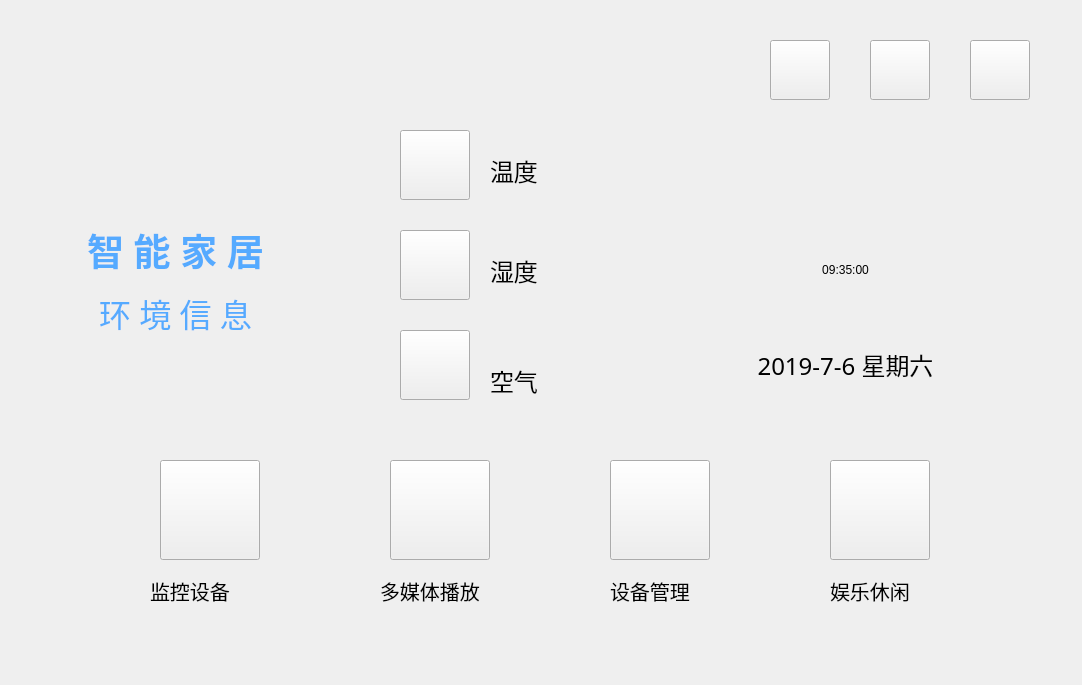
<?xml version="1.0" encoding="UTF-8"?>
<ui version="4.0">
 <class>FunctionWindow</class>
 <widget class="QMainWindow" name="FunctionWindow">
  <property name="geometry">
   <rect>
    <x>0</x>
    <y>0</y>
    <width>1082</width>
    <height>685</height>
   </rect>
  </property>
  <property name="minimumSize">
   <size>
    <width>1082</width>
    <height>685</height>
   </size>
  </property>
  <property name="maximumSize">
   <size>
    <width>1082</width>
    <height>685</height>
   </size>
  </property>
  <property name="windowTitle">
   <string>MainWindow</string>
  </property>
  <widget class="QWidget" name="centralwidget">
   <property name="styleSheet">
    <string notr="true">#centralwidget{
	border-image: url(:/image/function/above-atmosphere-clouds-37728.jpg);
}
</string>
   </property>
   <widget class="QWidget" name="widget_2" native="true">
    <property name="geometry">
     <rect>
      <x>60</x>
      <y>40</y>
      <width>273</width>
      <height>70</height>
     </rect>
    </property>
    <property name="styleSheet">
     <string notr="true">border-image: url(:/image/login/farsight.png);</string>
    </property>
   </widget>
   <widget class="QWidget" name="widget" native="true">
    <property name="geometry">
     <rect>
      <x>0</x>
      <y>190</y>
      <width>341</width>
      <height>181</height>
     </rect>
    </property>
    <property name="styleSheet">
     <string notr="true">#widget{
border-image: url(:/image/login/图片4.png);
}</string>
    </property>
    <widget class="QLabel" name="label_8">
     <property name="geometry">
      <rect>
       <x>20</x>
       <y>10</y>
       <width>311</width>
       <height>161</height>
      </rect>
     </property>
     <property name="font">
      <font>
       <family>微软雅黑</family>
       <pointsize>22</pointsize>
      </font>
     </property>
     <property name="styleSheet">
      <string notr="true">color: rgb(85, 170, 255);</string>
     </property>
     <property name="text">
      <string>&lt;html&gt;&lt;head/&gt;&lt;body&gt;&lt;p align=&quot;center&quot;&gt;&lt;span style=&quot; font-size:28pt; font-weight:600;&quot;&gt;智 能 家 居&lt;/span&gt;&lt;/p&gt;&lt;p align=&quot;center&quot;&gt;&lt;span style=&quot; font-size:24pt;&quot;&gt;环 境 信 息&lt;/span&gt;&lt;/p&gt;&lt;/body&gt;&lt;/html&gt;</string>
     </property>
    </widget>
   </widget>
   <widget class="QPushButton" name="pushButton">
    <property name="geometry">
     <rect>
      <x>400</x>
      <y>130</y>
      <width>70</width>
      <height>70</height>
     </rect>
    </property>
    <property name="cursor">
     <cursorShape>PointingHandCursor</cursorShape>
    </property>
    <property name="styleSheet">
     <string notr="true">border-image: url(:/image/function/wdj.png);</string>
    </property>
    <property name="text">
     <string/>
    </property>
   </widget>
   <widget class="QPushButton" name="pushButton_2">
    <property name="geometry">
     <rect>
      <x>400</x>
      <y>330</y>
      <width>70</width>
      <height>70</height>
     </rect>
    </property>
    <property name="cursor">
     <cursorShape>PointingHandCursor</cursorShape>
    </property>
    <property name="styleSheet">
     <string notr="true">border-image: url(:/image/function/光照度.png);</string>
    </property>
    <property name="text">
     <string/>
    </property>
   </widget>
   <widget class="QPushButton" name="pushButton_3">
    <property name="geometry">
     <rect>
      <x>400</x>
      <y>230</y>
      <width>70</width>
      <height>70</height>
     </rect>
    </property>
    <property name="cursor">
     <cursorShape>PointingHandCursor</cursorShape>
    </property>
    <property name="styleSheet">
     <string notr="true">border-image: url(:/image/function/shidu.png);</string>
    </property>
    <property name="text">
     <string/>
    </property>
   </widget>
   <widget class="QPushButton" name="pushButton_4">
    <property name="geometry">
     <rect>
      <x>770</x>
      <y>40</y>
      <width>60</width>
      <height>60</height>
     </rect>
    </property>
    <property name="cursor">
     <cursorShape>PointingHandCursor</cursorShape>
    </property>
    <property name="styleSheet">
     <string notr="true">border-image: url(:/image/function/youxiang.png);</string>
    </property>
    <property name="text">
     <string/>
    </property>
   </widget>
   <widget class="QPushButton" name="HomeButton">
    <property name="geometry">
     <rect>
      <x>970</x>
      <y>40</y>
      <width>60</width>
      <height>60</height>
     </rect>
    </property>
    <property name="cursor">
     <cursorShape>PointingHandCursor</cursorShape>
    </property>
    <property name="styleSheet">
     <string notr="true">border-image: url(:/image/function/主页 (4).png);
</string>
    </property>
    <property name="text">
     <string/>
    </property>
   </widget>
   <widget class="QPushButton" name="pushButton_6">
    <property name="geometry">
     <rect>
      <x>870</x>
      <y>40</y>
      <width>60</width>
      <height>60</height>
     </rect>
    </property>
    <property name="cursor">
     <cursorShape>PointingHandCursor</cursorShape>
    </property>
    <property name="styleSheet">
     <string notr="true">border-image: url(:/image/function/用户 (1).png);</string>
    </property>
    <property name="text">
     <string/>
    </property>
   </widget>
   <widget class="QPushButton" name="DeviceManageButton">
    <property name="geometry">
     <rect>
      <x>610</x>
      <y>460</y>
      <width>100</width>
      <height>100</height>
     </rect>
    </property>
    <property name="cursor">
     <cursorShape>PointingHandCursor</cursorShape>
    </property>
    <property name="styleSheet">
     <string notr="true">border-image: url(:/image/function/设置.png);</string>
    </property>
    <property name="text">
     <string/>
    </property>
   </widget>
   <widget class="QPushButton" name="pushButton_8">
    <property name="geometry">
     <rect>
      <x>390</x>
      <y>460</y>
      <width>100</width>
      <height>100</height>
     </rect>
    </property>
    <property name="cursor">
     <cursorShape>PointingHandCursor</cursorShape>
    </property>
    <property name="styleSheet">
     <string notr="true">border-image: url(:/image/function/多媒体教室申请.png);</string>
    </property>
    <property name="text">
     <string/>
    </property>
   </widget>
   <widget class="QPushButton" name="gamePushButton">
    <property name="geometry">
     <rect>
      <x>830</x>
      <y>460</y>
      <width>100</width>
      <height>100</height>
     </rect>
    </property>
    <property name="cursor">
     <cursorShape>PointingHandCursor</cursorShape>
    </property>
    <property name="styleSheet">
     <string notr="true">border-image: url(:/image/function/娱乐信息.png);</string>
    </property>
    <property name="text">
     <string/>
    </property>
   </widget>
   <widget class="QPushButton" name="cameraPushButton">
    <property name="geometry">
     <rect>
      <x>160</x>
      <y>460</y>
      <width>100</width>
      <height>100</height>
     </rect>
    </property>
    <property name="cursor">
     <cursorShape>PointingHandCursor</cursorShape>
    </property>
    <property name="styleSheet">
     <string notr="true">border-image: url(:/image/function/监控 (1).png);</string>
    </property>
    <property name="text">
     <string/>
    </property>
   </widget>
   <widget class="QLabel" name="temLabel">
    <property name="geometry">
     <rect>
      <x>490</x>
      <y>150</y>
      <width>171</width>
      <height>41</height>
     </rect>
    </property>
    <property name="font">
     <font>
      <family>微软雅黑</family>
      <pointsize>18</pointsize>
     </font>
    </property>
    <property name="text">
     <string>温度</string>
    </property>
   </widget>
   <widget class="QLabel" name="humidityLabel">
    <property name="geometry">
     <rect>
      <x>490</x>
      <y>250</y>
      <width>151</width>
      <height>41</height>
     </rect>
    </property>
    <property name="font">
     <font>
      <family>微软雅黑</family>
      <pointsize>18</pointsize>
     </font>
    </property>
    <property name="text">
     <string>湿度</string>
    </property>
   </widget>
   <widget class="QLabel" name="airlevelLabel">
    <property name="geometry">
     <rect>
      <x>490</x>
      <y>360</y>
      <width>151</width>
      <height>41</height>
     </rect>
    </property>
    <property name="font">
     <font>
      <family>微软雅黑</family>
      <pointsize>18</pointsize>
     </font>
    </property>
    <property name="text">
     <string>空气</string>
    </property>
   </widget>
   <widget class="QLabel" name="label_4">
    <property name="geometry">
     <rect>
      <x>150</x>
      <y>570</y>
      <width>111</width>
      <height>41</height>
     </rect>
    </property>
    <property name="font">
     <font>
      <family>微软雅黑</family>
      <pointsize>15</pointsize>
     </font>
    </property>
    <property name="text">
     <string>监控设备</string>
    </property>
   </widget>
   <widget class="QLabel" name="label_5">
    <property name="geometry">
     <rect>
      <x>380</x>
      <y>570</y>
      <width>131</width>
      <height>41</height>
     </rect>
    </property>
    <property name="font">
     <font>
      <family>微软雅黑</family>
      <pointsize>15</pointsize>
     </font>
    </property>
    <property name="text">
     <string>多媒体播放</string>
    </property>
   </widget>
   <widget class="QLabel" name="label_6">
    <property name="geometry">
     <rect>
      <x>610</x>
      <y>570</y>
      <width>111</width>
      <height>41</height>
     </rect>
    </property>
    <property name="font">
     <font>
      <family>微软雅黑</family>
      <pointsize>15</pointsize>
     </font>
    </property>
    <property name="text">
     <string>设备管理</string>
    </property>
   </widget>
   <widget class="QLabel" name="label_7">
    <property name="geometry">
     <rect>
      <x>830</x>
      <y>570</y>
      <width>101</width>
      <height>41</height>
     </rect>
    </property>
    <property name="font">
     <font>
      <family>微软雅黑</family>
      <pointsize>15</pointsize>
     </font>
    </property>
    <property name="text">
     <string>娱乐休闲</string>
    </property>
   </widget>
   <widget class="QLabel" name="timeLabel">
    <property name="geometry">
     <rect>
      <x>680</x>
      <y>200</y>
      <width>331</width>
      <height>141</height>
     </rect>
    </property>
    <property name="styleSheet">
     <string notr="true">color: rgb(0, 0, 0);
font: 75 48pt &quot;Century Gothic&quot;;</string>
    </property>
    <property name="text">
     <string>&lt;html&gt;&lt;head/&gt;&lt;body&gt;&lt;p align=&quot;center&quot;&gt;09:35:00&lt;/p&gt;&lt;/body&gt;&lt;/html&gt;</string>
    </property>
   </widget>
   <widget class="QLabel" name="dateLabel">
    <property name="geometry">
     <rect>
      <x>720</x>
      <y>340</y>
      <width>251</width>
      <height>51</height>
     </rect>
    </property>
    <property name="font">
     <font>
      <family>黑体</family>
      <pointsize>18</pointsize>
      <weight>50</weight>
      <italic>false</italic>
      <bold>false</bold>
     </font>
    </property>
    <property name="styleSheet">
     <string notr="true">font: 18pt &quot;黑体&quot;;
color: rgb(0, 0, 0);</string>
    </property>
    <property name="text">
     <string>&lt;html&gt;&lt;head/&gt;&lt;body&gt;&lt;p align=&quot;center&quot;&gt;&lt;span style=&quot; font-size:18pt;&quot;&gt;2019-7-6 星期六&lt;/span&gt;&lt;/p&gt;&lt;/body&gt;&lt;/html&gt;</string>
    </property>
   </widget>
  </widget>
 </widget>
 <resources/>
 <connections/>
</ui>
